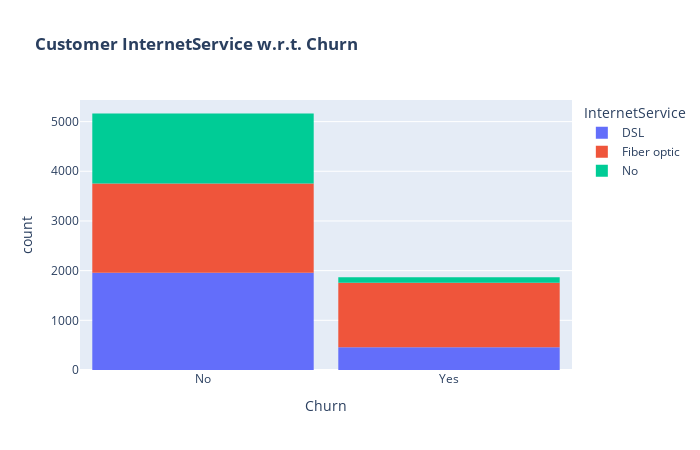

The code cell stored with this chart in its notebook:
### Code cell
fig = px.histogram(df, x="Churn", color="InternetService", title="<b>Customer InternetService w.r.t. Churn</b>")
fig.update_layout(width=700, height=450, bargap=0.1)
fig.show()

### Figure 1 — Plotly figure (JSON) as saved in the notebook; plotly's stock layout.template omitted (floating-point values rounded to 4 significant figures; data arrays with more than 128 entries replaced by an {"elided": "..."} marker saying what was removed)
{"data": [{"bingroup": "x", "hovertemplate": "InternetService=DSL<br>Churn=%{x}<br>count=%{y}<extra></extra>", "legendgroup": "DSL", "marker": {"color": "#636efa", "pattern": {"shape": ""}}, "name": "DSL", "orientation": "v", "showlegend": true, "type": "histogram", "x": {"elided": "2416 str values"}, "xaxis": "x", "yaxis": "y"}, {"bingroup": "x", "hovertemplate": "InternetService=Fiber optic<br>Churn=%{x}<br>count=%{y}<extra></extra>", "legendgroup": "Fiber optic", "marker": {"color": "#EF553B", "pattern": {"shape": ""}}, "name": "Fiber optic", "orientation": "v", "showlegend": true, "type": "histogram", "x": {"elided": "3096 str values"}, "xaxis": "x", "yaxis": "y"}, {"bingroup": "x", "hovertemplate": "InternetService=No<br>Churn=%{x}<br>count=%{y}<extra></extra>", "legendgroup": "No", "marker": {"color": "#00cc96", "pattern": {"shape": ""}}, "name": "No", "orientation": "v", "showlegend": true, "type": "histogram", "x": {"elided": "1520 str values"}, "xaxis": "x", "yaxis": "y"}], "layout": {"bargap": 0.1, "barmode": "relative", "height": 450, "legend": {"title": {"text": "InternetService"}, "tracegroupgap": 0}, "title": {"text": "<b>Customer InternetService w.r.t. Churn</b>"}, "width": 700, "xaxis": {"anchor": "y", "domain": [0, 1], "title": {"text": "Churn"}}, "yaxis": {"anchor": "x", "domain": [0, 1], "title": {"text": "count"}}}}
